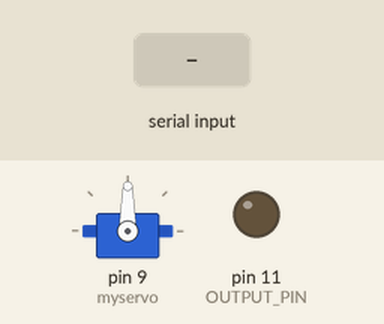
A sketch run on a simulated Arduino Uno, built with avr-gcc and run on an emulated ATmega328P. Shown: servo, output pins drawn as LEDs (lit = HIGH). Inputs (shaded band) come from the test bench.

Above: at 1.2 s.
1.3 s: "90,45\n" received over Serial
At 2.7 s:
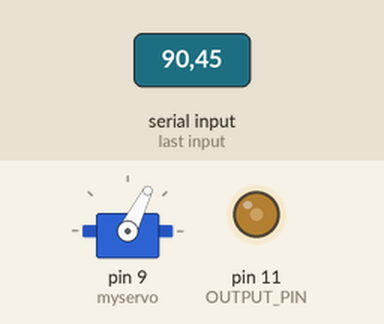
3.0 s: "30,150\n" received over Serial
At 4.1 s:
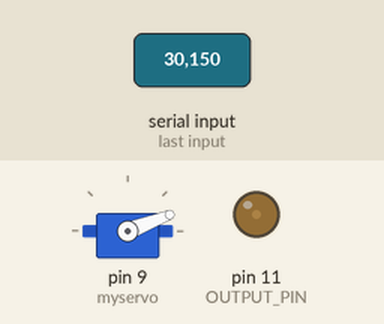
4.7 s: "5\n" received over Serial
At 5.2 s:
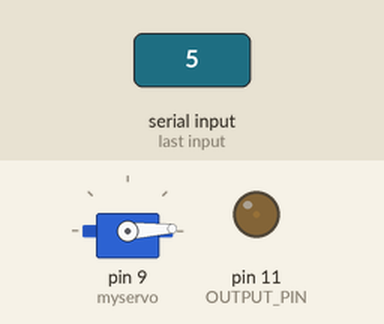
6.4 s: "90\n" received over Serial
At 6.5 s:
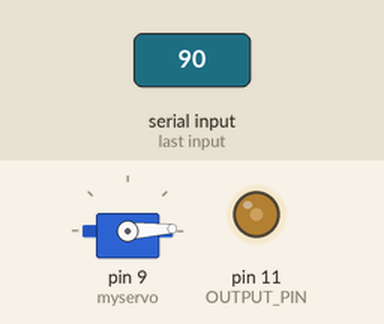
8.1 s: "200\n" received over Serial
At 9.0 s:
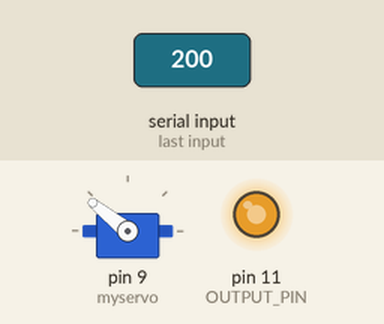
9.8 s: "1,90\n" received over Serial
At 9.9 s:
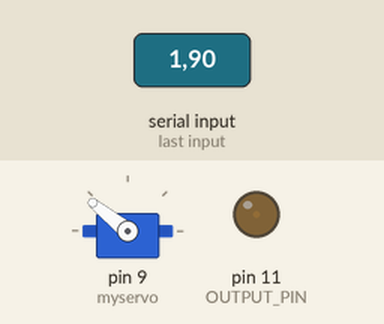
Timing chart, 0 to 12.5 s (numbered marks = the images above; inputs shaded):
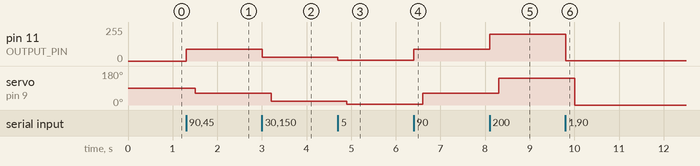

The sketch:

example2_arduino.ino
```cpp
#include <Servo.h>
#define OUTPUT_PIN 11

const int DELAY_MS = 200;
int inputVal;

Servo myservo;  // create servo object
int pos = 0;    // variable to store the servo position

void setup() {
  Serial.begin(9600);
  myservo.attach(9);
  pinMode(OUTPUT_PIN, OUTPUT);
}

void loop() {
  // Check to see if there is any incoming serial data
  if (Serial.available() > 0) {
    // read string until the endo of the line
    String rcvdSerialData = Serial.readStringUntil('\n');
    analogWrite(OUTPUT_PIN, rcvdSerialData.toInt());
    delay(DELAY_MS);
    pos = map(rcvdSerialData.toInt(), 0, 255, 0, 180);
    myservo.write(pos);

    /*
    for (pos = 0; pos <= 180; pos += 1) { // goes from 0 degrees to 180 degrees
      // in steps of 1 degree
      myservo.write(pos);              // tell servo to go to position in variable 'pos'

      delay(4);                       // waits 15ms for the servo to reach the position
    }
    for (pos = 180; pos >= 0; pos -= 1) { // goes from 180 degrees to 0 degrees
      myservo.write(String rcvdSerialData = Serial.readStringUntil('\n'););              // tell servo to go to position in variable 'pos'
      String rcvdSerialData = Serial.readStringUntil('\n');
      delay(rcvdSerialData.toInt()/5);                       // waits 15ms for the servo to reach the position
    }*/
  }
}
```

Measured:
- after the input at 1.3 s, pin 11 (OUTPUT_PIN): 0/255 → 90/255 at once; servo on pin 9 (myservo): 90° → 63° after 0.21 s
- after the input at 3.0 s, pin 11 (OUTPUT_PIN): 90/255 → 30/255 at once; servo on pin 9 (myservo): 63° → 21° after 0.21 s
- after the input at 4.7 s, pin 11 (OUTPUT_PIN): 30/255 → 5/255 at once; servo on pin 9 (myservo): 21° → 3° after 0.20 s
- after the input at 6.4 s, pin 11 (OUTPUT_PIN): 5/255 → 90/255 at once; servo on pin 9 (myservo): 3° → 63° after 0.20 s
- after the input at 8.1 s, pin 11 (OUTPUT_PIN): 90/255 → 200/255 at once; servo on pin 9 (myservo): 63° → 141° after 0.20 s
- after the input at 9.8 s, pin 11 (OUTPUT_PIN): 200/255 → 1/255 at once; servo on pin 9 (myservo): 141° → 0° after 0.21 s
